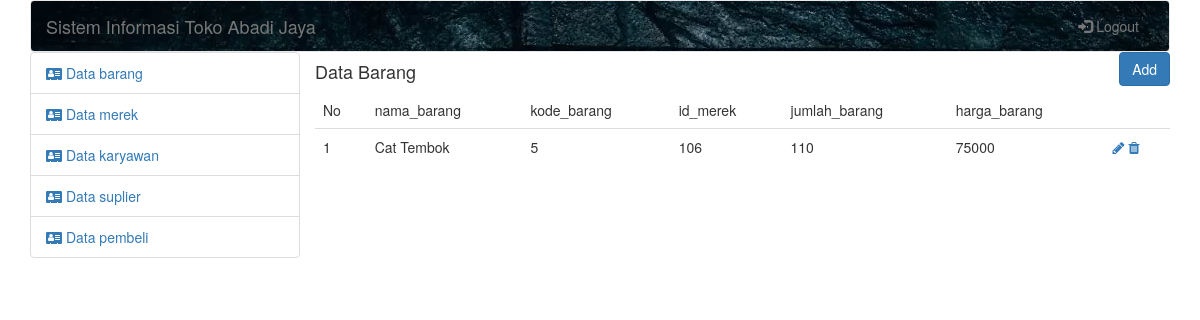
The page /SIBANG/admin/index.php?mod=barang&page=edit&id=5 (signed in) on the database its author committed.
### tables this page shows
CREATE TABLE `barang` (
  `kode_barang` int(11) NOT NULL,
  `id_merek` int(11) NOT NULL,
  `nama_barang` varchar(100) NOT NULL,
  `harga_barang` float NOT NULL,
  `jumlah_barang` int(10) NOT NULL
);

### SIBANG/admin/views/barang/tampil.php (the view)
<div class="row">
    <div class="pull-left">
        <h4>Data Barang</h4>
    </div>
    <div class="pull-right">
        <a href="index.php?mod=barang&page=add">
            <button class="btn btn-primary">Add</button>
        </a>
    </div>
</div>
<div class="row">
    <table class="table">
        <thead>
            <tr>
                <td>
                    No
                </td>
                <td>nama_barang</td><td>kode_barang</td><td>id_merek</td><td>jumlah_barang</td><td>harga_barang</td>
            </tr>
        </thead>
        <tbody>
            <?php if($barang != NULL){
                $no=1;
                foreach($barang as $row){?>
                    <tr>
                        <td><?=$no;?></td><td><?=$row['nama_barang']?></td><td><?=$row['kode_barang'];?></td><td><?=$row['id_merek']?></td><td><?=$row['jumlah_barang']?></td>
                        <td><?=$row['harga_barang']?></td>
                        <td>
                            <a href="index.php?mod=barang&page=edit&id=<?=($row['kode_barang'])?>"><i class="fa fa-pencil"></i> </a>
                            <a href="index.php?mod=barang&page=delete&id=<?=($row['kode_barang'])?>"><i class="fa fa-trash"></i> </a>
                        </td>
                    </tr>
               <?php $no++; }
            }?>
        </tbody>
    </table>
</div>

### rows shown on the page
barang: nama_barang "Cat Tembok", kode_barang "5", id_merek "106", jumlah_barang "110", harga_barang "75000"
